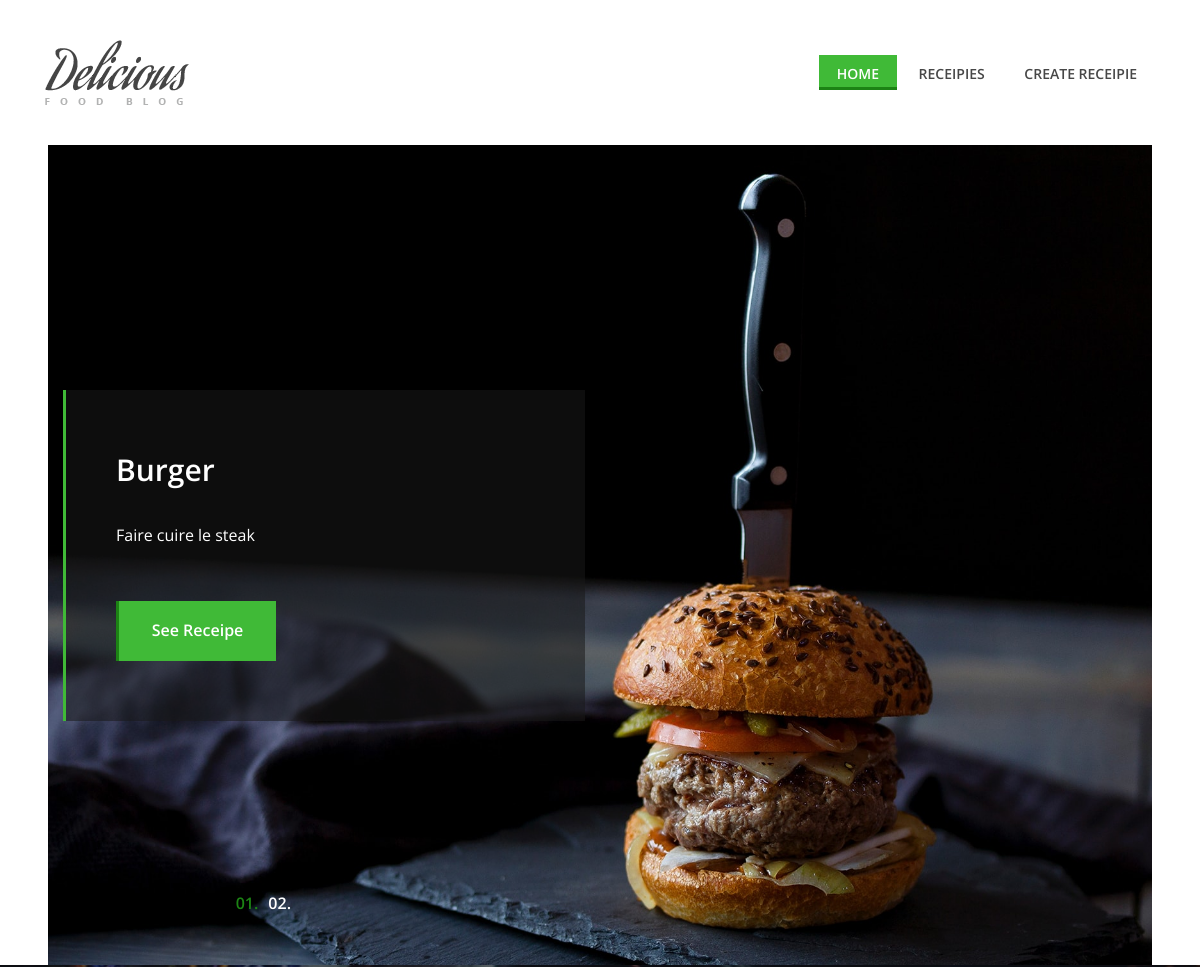
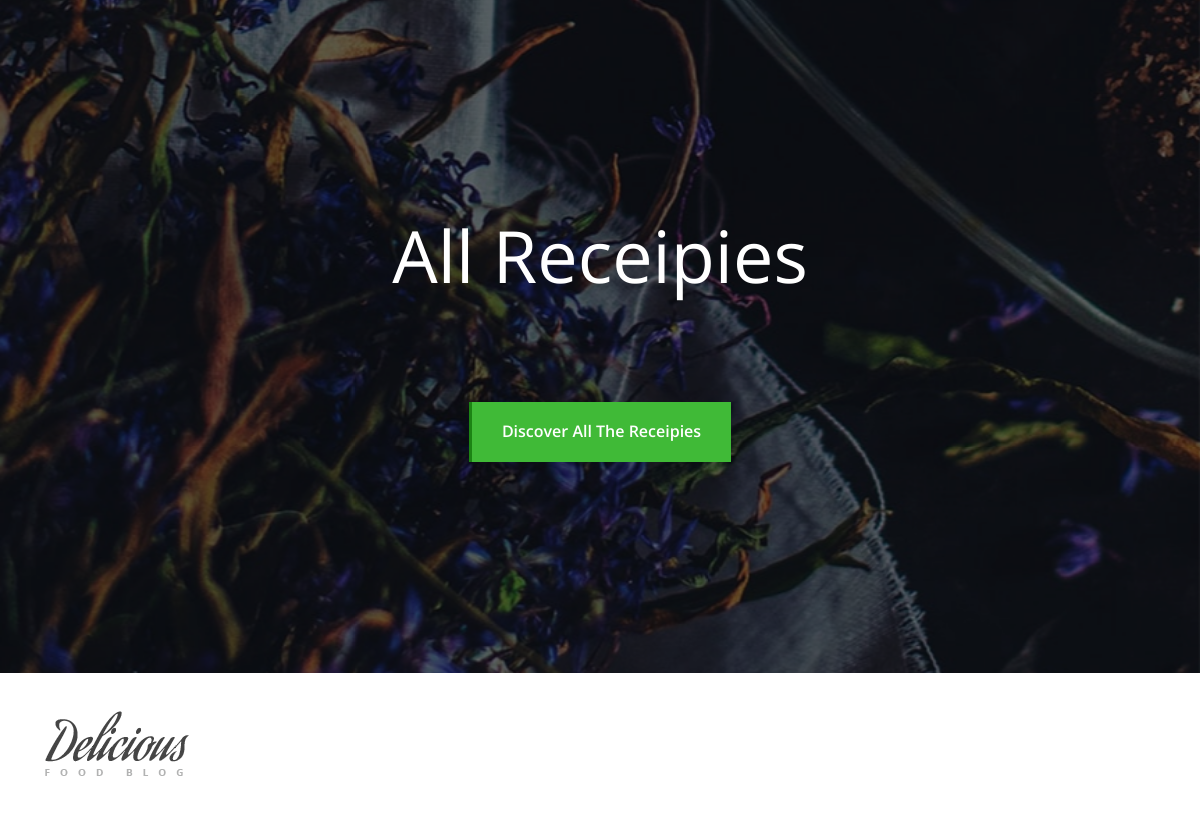
The page / on the database its author committed (2 pictures, top to bottom).
### tables this page shows
CREATE TABLE `Recette` (
  `idRecette` int(11) NOT NULL AUTO_INCREMENT,
  `titre` varchar(50) NOT NULL,
  `tempsCuisson` time NOT NULL,
  `cheminPhoto` varchar(125) DEFAULT NULL,
  PRIMARY KEY (`idRecette`)
);

CREATE TABLE `Etape` (
  `idEtape` int(11) NOT NULL AUTO_INCREMENT,
  `description` text NOT NULL,
  `idRecette` int(11) NOT NULL,
  PRIMARY KEY (`idEtape`),
  KEY `Etape_FK` (`idRecette`),
  CONSTRAINT `Etape_FK` FOREIGN KEY (`idRecette`) REFERENCES `Recette` (`idRecette`) ON DELETE CASCADE
);

### src/models/ConnexionDB.php (called while the page is built, shortened)
<?php
class ConnexionDB
{
    public static function Db()
    {
        static $pdo = null;
        if ($pdo == null) {
            $dsn = "mysql:host=" . DB_HOST . ";dbname=" . DB_NAME . ";charset=utf8";
            $pdo = new PDO($dsn, DB_USER, DB_PASS);
            $pdo->setAttribute(PDO::ATTR_ERRMODE, PDO::ERRMODE_EXCEPTION);
            $pdo->setAttribute(PDO::ATTR_EMULATE_PREPARES, false);
        }
        return $pdo;
    }
    public static function DbRun($sql, $param = null)
    {
        $statement = self::Db()->prepare($sql);
        $result = $statement->execute($param);
        return $statement;
    }
}

### src/models/Recette.php (called while the page is built, shortened)
<?php
require_once __DIR__ . "/ConnexionDB.php";
class Recette
{
    public static function GetRecettesRecently(){
        $sql = "SELECT * FROM Recette ORDER BY idRecette DESC LIMIT 3";
        return ConnexionDB::DbRun($sql)->fetchAll(PDO::FETCH_ASSOC);
    }
}

### src/models/Etape.php (called while the page is built, shortened)
<?php
require_once __DIR__ . "/ConnexionDB.php";
class Etape
{
    public static function GetEtapesOfRecette($idRecette)
    {
        $sql = "SELECT description FROM Etape WHERE idRecette = :idRecette LIMIT 1";
        $param = [":idRecette" => $idRecette];
        return ConnexionDB::DbRun($sql, $param)->fetch(PDO::FETCH_OBJ);
    }
}

### src/controllers/homeController.php (the view, shortened to what this page needs)
<?php
require_once __DIR__ . "/../models/Recette.php";
require_once __DIR__ . "/../models/Etape.php";
class HomeController{
    private $recettes = [];
    public function getRecettes()
    {
        return $this->recettes;
    }
    public function setRecettes($arrRecettes)
    {
        $this->recettes = $arrRecettes;
    }
    public function __construct()
    {
        $recettes = Recette::GetRecettesRecently();
    }
    public function DisplayRecettesRecently(){
        $recettes = $this->getRecettes();
        $output = "";
        foreach ($recettes as $recette) {
            $idRecette = $recette["idRecette"];
            $titre = $recette["titre"];
            $etapes = Etape::GetEtapesOfRecette($idRecette);
            $etapes = $etapes->description;
            $image = $recette["cheminPhoto"];
            $output .=  "<div class='single-hero-slide bg-img' style='background-image: url(assets/imgUpload/$image);'>
            <div class='container h-100'>
                <div class='row h-100 align-items-center'>
                    <div class='col-12 col-md-9 col-lg-7 col-xl-6'>
                        <div class='hero-slides-content' data-animation='fadeInUp' data-delay='100ms'>
                            <h2 data-animation='fadeInUp' data-delay='300ms'>$titre</h2>
                            <p data-animation='fadeInUp' data-delay='700ms'>$etapes</p>
                            <a href='index.php?page=viewRecette&idRecette=$idRecette' class='btn delicious-btn' data-animation='fadeInUp' data-delay='1000ms'>See Receipe</a>
                        </div>
                    </div>
                </div>
            </div>
        </div>";
        }
        return $output;
    }
}
require_once "../src/views/home.php";
?>

### public/assets/css/style.css (style rules this page uses)
* { margin: 0; padding: 0; }
body { font-family: "Open Sans", sans-serif; font-size: 14px; }
h1, h2, h3, h4, h5, h6 { color: #000000; line-height: 1.3; font-weight: 600; }
p { color: #9b9b9b; font-size: 14px; line-height: 2; font-weight: 400; }
a, a:hover, a:focus { -webkit-transition-duration: 500ms; transition-duration: 500ms; text-decoration: none; outline: 0 solid transparent; color: #000000; font-weight: 600; font-size: 14px; color: #474747; }
.bg-img { background-position: center center; background-size: cover; background-repeat: no-repeat; }
.delicious-btn { display: inline-block; min-width: 160px; height: 60px; color: #ffffff; border: none; border-left: 3px solid #1c8314; border-radius: 0; padding: 0 30px; font-size: 16px; line-height: 58px; font-weight: 600; -webkit-transition-duration: 500ms; transition-duration: 500ms; text-transform: capitalize; background-color: #40ba37; }
.hero-slides .single-hero-slide { width: 100%; height: 820px; position: relative; z-index: 1; }
.hero-slides .single-hero-slide .hero-slides-content { position: relative; z-index: 1; padding: 60px 50px; border-left: 3px solid #40ba37; background-color: rgba(24, 24, 24, 0.54); }
.hero-slides .single-hero-slide .hero-slides-content h2 { font-size: 30px; color: #ffffff; margin-bottom: 30px; font-weight: 600; }
.hero-slides .single-hero-slide .hero-slides-content p { font-size: 16px; margin-bottom: 50px; color: #ffffff; }

### rows shown on the page
recette: cheminPhoto (picture), titre "Burger", etape.description "Faire cuire le steak"
